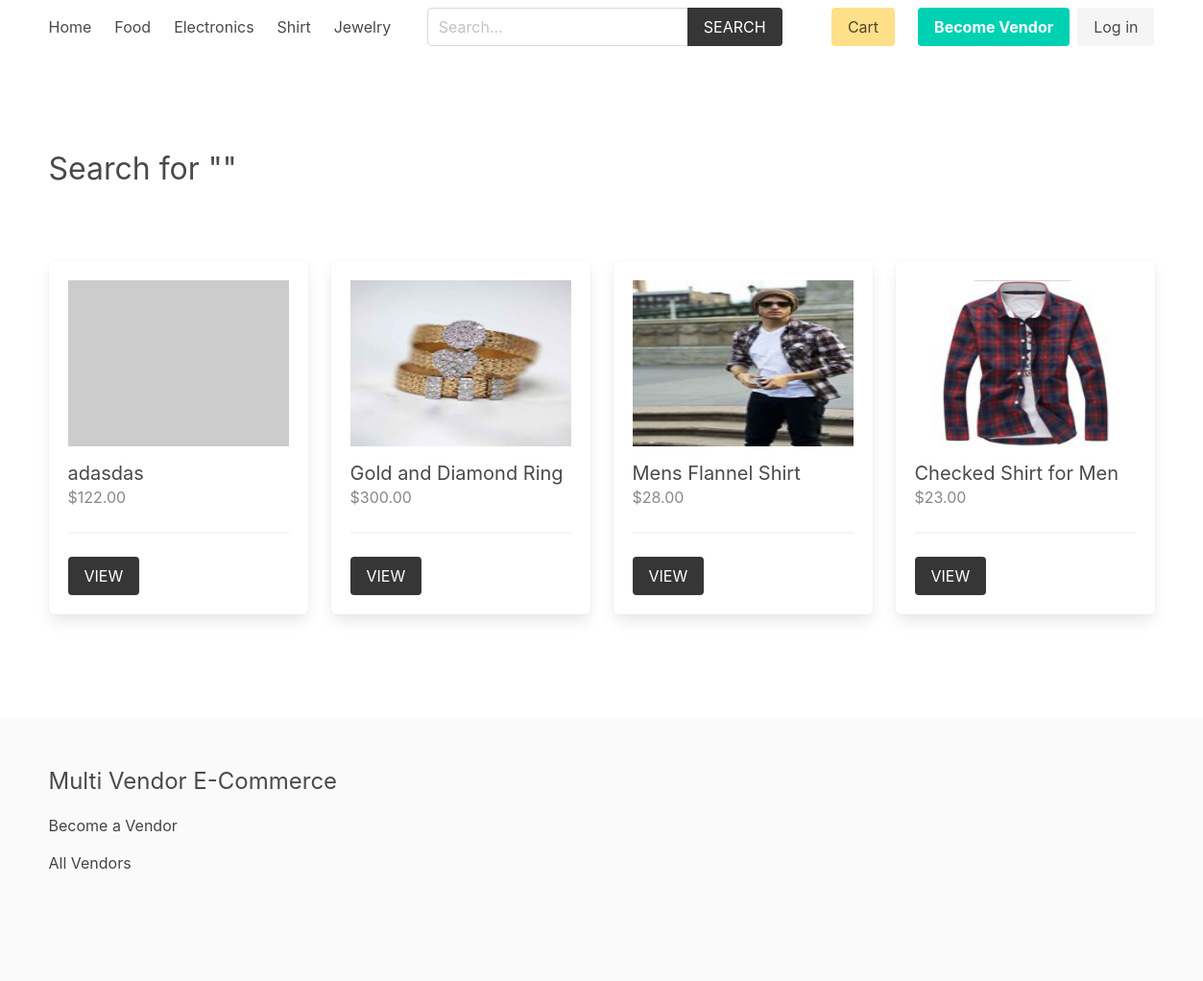
The app's page /product/search with its own data.
### product/models.py (models this page shows, shortened)
class Category(models.Model):
    title = models.CharField(max_length=50)
    slug = models.SlugField(max_length=55)
    ordering = models.IntegerField(default=0)
    class Meta:
        ordering = ['ordering']

class Product(models.Model):
    category = models.ForeignKey(Category, related_name='products', on_delete=models.CASCADE)
    vendor = models.ForeignKey(Vendor, related_name="products", on_delete=models.CASCADE)
    title = models.CharField(max_length=50)
    slug = models.SlugField(max_length=55)
    description = models.TextField(blank=True, null=True)
    price = models.DecimalField(max_digits=6, decimal_places=2)
    added_date = models.DateTimeField(auto_now_add=True)
    image = models.ImageField(upload_to='uploads/', blank=True, null=True)
    thumbnail = models.ImageField(upload_to='uploads/', blank=True, null=True) # Change uploads to thumbnails
    class Meta:
        ordering = ['-added_date']
    def get_thumbnail(self):
        if self.thumbnail:
            return self.thumbnail.url
        else:
            if self.image:
                self.thumbnail = self.make_thumbnail(self.image)
                self.save()
                return self.thumbnail.url
            else:
                return 'https://via.placeholder.com/240x180.jpg'

### product/views.py (the view)
# urls.py: path('search', views.search, name="search"),
def search(request):
    query = request.GET.get('query', '') # second is default parameter which is empty
    products = Product.objects.filter(Q(title__icontains=query) | Q(description__icontains=query))
    return render(request, 'product/search.html', {'products':products, 'query': query})

### cart/cart.py (called while the page is built)
    def __len__(self):
        return sum(item['quantity'] for item in self.cart.values())

### cart/context_processors.py (called while the page is built)
def cart(request):
    return {'cart': Cart(request)}

### product/context_processors.py (called while the page is built)
def menu_categories(request):
    categories = Category.objects.all()
    return {'categories': categories}

### templates/product/search.html (shortened to what this page needs)
{% extends 'core/base.html' %}
{% block content %}
    <div class="columns is-multiline mb-6">
        <div class="column is-12 has-test-centered mt-6 mb-6">
            <h2 class="is-size-3"> Search for "{{query}}"</h2>
        </div>
        {% for product in products %}
            {% include 'product/parts/list_item.html' %}
        {% endfor %}
    </div>
{% endblock content %}

### templates/core/base.html (shortened to what this page needs)
{% load static %}
<!DOCTYPE html>
<html lang="en">
<head>
    <link rel="stylesheet" href="https://cdn.jsdelivr.net/npm/bulma@0.9.2/css/bulma.min.css">
    <link rel="stylesheet" href="{% static 'css/main.css' %}">
</head>
<body>
    <div class="container">
        <nav class="navbar" role="navigation" aria-label="main navigation">
            <div id="navbarBasicExample" class="navbar-menu">
                <div class="navbar-start">
                <a class="navbar-item" href="{% url 'core:home' %}">
                    Home
                </a>
                {% for category in categories %}
                    <a class="navbar-item" href="{% url 'product:category' category.slug %}">
                        {{category.title}}
                    </a>
                {% endfor %}
                </div>
                <div class="navbar-start">
                    <div class="navbar-item">
                        <form method="get" action="{% url 'product:search' %}">
                            <div class="field has-addons">
                                <div class="control">
                                    <input type="search" name="query" id="" class="input" placeholder="Search...">
                                </div>
                                <div class="control">
                                    <button class="button is-dark is-uppercase">Search</button>
                                </div>
                            </div>
                        </form>
                    </div>
                </div>
                <div class="navbar-end">
                <div class="navbar-item">
                    <a href="{% url 'cart:cart' %}" class="button is-warning">Cart {% if cart %}({{cart|length}}){% endif %}</a>
                </div>
                {% if request.user.is_authenticated %}
                <div class="navbar-item has-dropdown is-hoverable">
                    <a class="navbar-link is-capitalized">
                    {{user.vendor.name}}
                    </a>
                    <div class="navbar-dropdown">
                    <a class="navbar-item" href="{% url 'vendor:vendor-admin' %}">
                        Profile
                    </a>
                    <a class="navbar-item" href="{% url 'vendor:edit-vendor' %}">
                        Update Profile
                    </a>
                    <a class="navbar-item" href="{% url 'vendor:add-product' %}">
                        Add Product
                    </a>
                    <hr class="navbar-divider">
                    <a class="navbar-item" href="{% url 'vendor:logout' %}">
                        Logout
                    </a>
                    </div>
                </div>
                {% else %}
                <div class="navbar-item">
                    <div class="buttons">
                        <a class="button is-primary" href="{% url 'vendor:become-vendor' %}">
                            <strong>Become Vendor</strong>
                        </a>
                        <a class="button is-light" href="{% url 'vendor:login' %}">
                            Log in
                        </a>
                    </div>
                </div>
                {% endif %}
                </div>
            </div>
            </nav>
    </div>
    <section class="section">
        <div class="container">
            {% block content %}{% endblock content %}
        </div>
    </section>
    <footer class="footer">
        <div class="container">
            <h3 class="is-size-4 mb-4">Multi Vendor E-Commerce</h3>
            {% if request.user.is_authenticated %}
                <a href="{% url 'vendor:vendor-admin' %}">Vendor Admin</a>
            {% else %}
                <a href="{% url 'vendor:become-vendor' %}">Become a Vendor</a>
            {% endif %}
            <br>
            <a href="{% url 'vendor:vendors' %}">All Vendors</a>
        </div>
    </footer>
</body>
</html>

### templates/product/parts/list_item.html
<div class="column is-3 product-list-item">
                <div class="box">
                    <figure class="image is-4by3 mb-4">
                        <img src="{{ product.get_thumbnail }}" alt="{{product.title}}">
                    </figure>
                    <h2 class="subtitle">{{product.title}}</h2>
                    <h3 class="price is-size-6 mb-5">${{product.price}}</h3>
                    <hr>
                    <a href="{% url 'product:product' product.category.slug product.slug %}" class="button is-dark is-uppercase">View</a>
                </div>
            </div>

### core/static/css/main.css (style rules this page uses)
.footer a { margin-bottom: 15px; display: inline-block; color: #444; }
.product-list-item .box .subtitle { margin-bottom: 0; }
.product-list-item .box .price { color: #888; }

### records on screen
Category: title "Food"
Category: title "Electronics"
Category: title "Shirt"
Category: title "Jewelry"
Product: title "adasdas", price "122.00"
Product: get_thumbnail (picture), title "Gold and Diamond Ring", price "300.00"
Product: get_thumbnail (picture), title "Mens Flannel Shirt", price "28.00"
Product: get_thumbnail (picture), title "Checked Shirt for Men", price "23.00"
